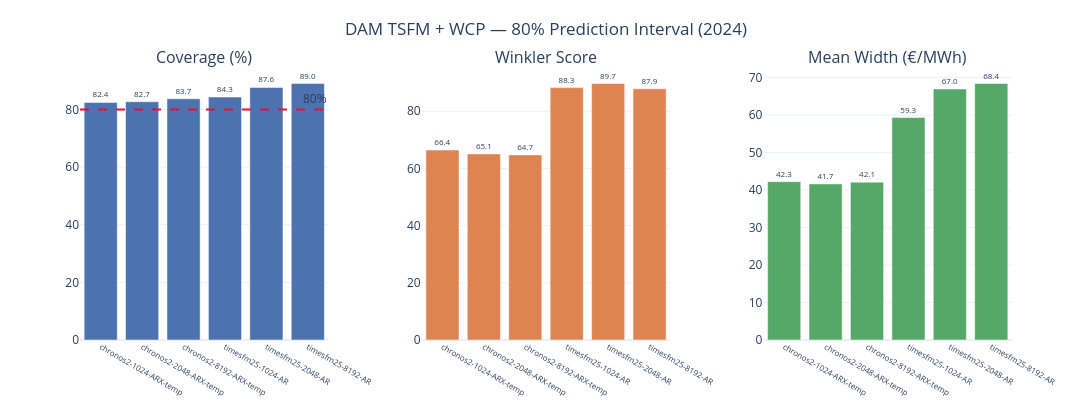

Notebook source saved alongside this figure:
### Code cell
import plotly.graph_objects as go
from plotly.subplots import make_subplots

# Results already saved — load from CSV
dam_wcp = pd.read_csv('forecast_interval/dam_cp_wcp.csv')

TEMPLATE = 'plotly_white'
metrics = ['coverage', 'winkler_score', 'width']
titles  = ['Coverage (%)', 'Winkler Score', 'Mean Width (€/MWh)']
NOMINAL_COV = 80.0
COLORS = ['#4C72B0', '#DD8452', '#55A868']

fig = make_subplots(rows=1, cols=3, subplot_titles=titles, horizontal_spacing=0.1)
for c, (metric, title, color) in enumerate(zip(metrics, titles, COLORS), start=1):
    lbls = dam_wcp['model'].str.replace('_temporal', '-temp').str.replace('_neg', '').str.replace('_', '-')
    vals = dam_wcp[metric]
    text = [f'{v:.1f}' for v in vals]
    fig.add_trace(go.Bar(x=lbls, y=vals, marker_color=color, text=text,
                         textposition='outside', textfont_size=8, showlegend=False),
                  row=1, col=c)
    if metric == 'coverage':
        fig.add_hline(y=NOMINAL_COV, line_dash='dash', line_color='crimson',
                      annotation_text='80%', row=1, col=c)

fig.update_layout(
    title_text='DAM TSFM + WCP — 80% Prediction Interval (2024)',
    title_x=0.5, template=TEMPLATE, height=420, width=1100,
    margin=dict(t=70, b=80),
)
fig.update_xaxes(tickangle=30, tickfont_size=8)
fig.write_image('figures/dam_cp_wcp_metrics.png', width=1100, height=420, scale=2)
fig.show()
print("Saved → figures/dam_cp_wcp_metrics.png")

### Figure 1 — Plotly figure (JSON) as saved in the notebook; plotly's stock layout.template omitted (floating-point values rounded to 4 significant figures)
{"data": [{"marker": {"color": "#4C72B0"}, "showlegend": false, "text": ["82.4", "82.7", "83.7", "84.3", "87.6", "89.0"], "textfont": {"size": 8}, "textposition": "outside", "type": "bar", "x": ["chronos2-1024-ARX-temp", "chronos2-2048-ARX-temp", "chronos2-8192-ARX-temp", "timesfm25-1024-AR", "timesfm25-2048-AR", "timesfm25-8192-AR"], "xaxis": "x", "y": [82.42, 82.68, 83.7, 84.3, 87.64, 89.0], "yaxis": "y"}, {"marker": {"color": "#DD8452"}, "showlegend": false, "text": ["66.4", "65.1", "64.7", "88.3", "89.7", "87.9"], "textfont": {"size": 8}, "textposition": "outside", "type": "bar", "x": ["chronos2-1024-ARX-temp", "chronos2-2048-ARX-temp", "chronos2-8192-ARX-temp", "timesfm25-1024-AR", "timesfm25-2048-AR", "timesfm25-8192-AR"], "xaxis": "x2", "y": [66.42, 65.08, 64.74, 88.26, 89.7, 87.85], "yaxis": "y2"}, {"marker": {"color": "#55A868"}, "showlegend": false, "text": ["42.3", "41.7", "42.1", "59.3", "67.0", "68.4"], "textfont": {"size": 8}, "textposition": "outside", "type": "bar", "x": ["chronos2-1024-ARX-temp", "chronos2-2048-ARX-temp", "chronos2-8192-ARX-temp", "timesfm25-1024-AR", "timesfm25-2048-AR", "timesfm25-8192-AR"], "xaxis": "x3", "y": [42.26, 41.66, 42.12, 59.35, 66.97, 68.44], "yaxis": "y3"}], "layout": {"annotations": [{"font": {"size": 16}, "showarrow": false, "text": "Coverage (%)", "x": 0.1333, "xanchor": "center", "xref": "paper", "y": 1, "yanchor": "bottom", "yref": "paper"}, {"font": {"size": 16}, "showarrow": false, "text": "Winkler Score", "x": 0.5, "xanchor": "center", "xref": "paper", "y": 1, "yanchor": "bottom", "yref": "paper"}, {"font": {"size": 16}, "showarrow": false, "text": "Mean Width (€/MWh)", "x": 0.8667, "xanchor": "center", "xref": "paper", "y": 1, "yanchor": "bottom", "yref": "paper"}, {"showarrow": false, "text": "80%", "x": 1, "xanchor": "right", "xref": "x domain", "y": 80, "yanchor": "bottom", "yref": "y"}], "height": 420, "margin": {"b": 80, "t": 70}, "shapes": [{"line": {"color": "crimson", "dash": "dash"}, "type": "line", "x0": 0, "x1": 1, "xref": "x domain", "y0": 80, "y1": 80, "yref": "y"}], "title": {"text": "DAM TSFM + WCP — 80% Prediction Interval (2024)", "x": 0.5}, "width": 1100, "xaxis": {"anchor": "y", "domain": [0, 0.2667], "tickangle": 30, "tickfont": {"size": 8}}, "xaxis2": {"anchor": "y2", "domain": [0.3667, 0.6333], "tickangle": 30, "tickfont": {"size": 8}}, "xaxis3": {"anchor": "y3", "domain": [0.7333, 1], "tickangle": 30, "tickfont": {"size": 8}}, "yaxis": {"anchor": "x", "domain": [0, 1]}, "yaxis2": {"anchor": "x2", "domain": [0, 1]}, "yaxis3": {"anchor": "x3", "domain": [0, 1]}}}
